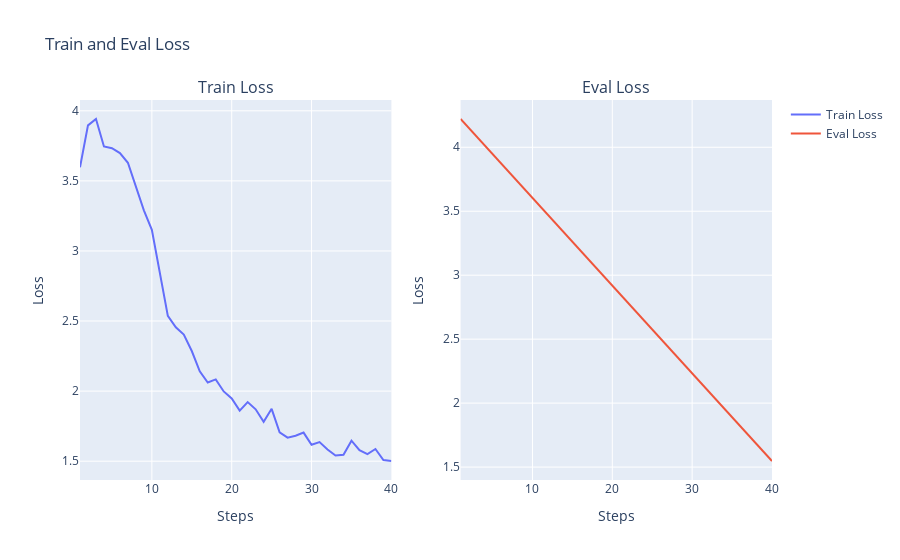

Notebook code cell kept with this figure:
### Markdown cell above
### Step7 [b]: Plot the metrics

### Code cell
# Plot the train and eval loss metrics using Plotly python library

fig = make_subplots(
    rows=1, cols=2, shared_xaxes=True, subplot_titles=("Train Loss", "Eval Loss")
)

# Add traces
fig.add_trace(
    go.Scatter(x=train_loss[0], y=train_loss[1], name="Train Loss", mode="lines"),
    row=1,
    col=1,
)
fig.add_trace(
    go.Scatter(x=eval_loss[0], y=eval_loss[1], name="Eval Loss", mode="lines"),
    row=1,
    col=2,
)

# Add figure title
fig.update_layout(title="Train and Eval Loss", xaxis_title="Steps", yaxis_title="Loss")

# Set x-axis title
fig.update_xaxes(title_text="Steps")

# Set y-axes titles
fig.update_yaxes(title_text="Loss")

# Show plot
fig.show()

### Figure 1 — Plotly figure (JSON) as saved in the notebook; plotly's stock layout.template omitted (floating-point values rounded to 4 significant figures)
{"data": [{"mode": "lines", "name": "Train Loss", "type": "scatter", "x": [1, 2, 3, 4, 5, 6, 7, 8, 9, 10, 11, 12, 13, 14, 15, 16, 17, 18, 19, 20, 21, 22, 23, 24, 25, 26, 27, 28, 29, 30, 31, 32, 33, 34, 35, 36, 37, 38, 39, 40], "xaxis": "x", "y": [3.597, 3.896, 3.941, 3.745, 3.733, 3.698, 3.629, 3.452, 3.29, 3.151, 2.843, 2.537, 2.456, 2.404, 2.286, 2.141, 2.062, 2.084, 1.998, 1.948, 1.861, 1.922, 1.87, 1.781, 1.874, 1.705, 1.668, 1.681, 1.704, 1.617, 1.636, 1.583, 1.541, 1.546, 1.647, 1.579, 1.551, 1.587, 1.508, 1.501], "yaxis": "y"}, {"mode": "lines", "name": "Eval Loss", "type": "scatter", "x": [1, 40], "xaxis": "x2", "y": [4.221, 1.547], "yaxis": "y2"}], "layout": {"annotations": [{"font": {"size": 16}, "showarrow": false, "text": "Train Loss", "x": 0.225, "xanchor": "center", "xref": "paper", "y": 1, "yanchor": "bottom", "yref": "paper"}, {"font": {"size": 16}, "showarrow": false, "text": "Eval Loss", "x": 0.775, "xanchor": "center", "xref": "paper", "y": 1, "yanchor": "bottom", "yref": "paper"}], "title": {"text": "Train and Eval Loss"}, "xaxis": {"anchor": "y", "domain": [0, 0.45], "title": {"text": "Steps"}}, "xaxis2": {"anchor": "y2", "domain": [0.55, 1], "title": {"text": "Steps"}}, "yaxis": {"anchor": "x", "domain": [0, 1], "title": {"text": "Loss"}}, "yaxis2": {"anchor": "x2", "domain": [0, 1], "title": {"text": "Loss"}}}}
